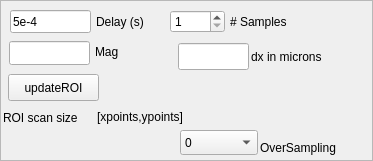
      <widget class="QFrame" name="frame_4">
       <property name="geometry">
        <rect>
         <x>4</x>
         <y>6</y>
         <width>373</width>
         <height>161</height>
        </rect>
       </property>
       <property name="sizePolicy">
        <sizepolicy hsizetype="Expanding" vsizetype="Expanding">
         <horstretch>0</horstretch>
         <verstretch>0</verstretch>
        </sizepolicy>
       </property>
       <property name="frameShape">
        <enum>QFrame::StyledPanel</enum>
       </property>
       <property name="frameShadow">
        <enum>QFrame::Raised</enum>
       </property>
       <widget class="QSpinBox" name="SamplesPerPoint">
        <property name="geometry">
         <rect>
          <x>170</x>
          <y>10</y>
          <width>55</width>
          <height>23</height>
         </rect>
        </property>
        <property name="minimum">
         <number>1</number>
        </property>
        <property name="maximum">
         <number>50</number>
        </property>
        <property name="singleStep">
         <number>1</number>
        </property>
       </widget>
       <widget class="QLabel" name="label_45">
        <property name="geometry">
         <rect>
          <x>230</x>
          <y>13</y>
          <width>72</width>
          <height>17</height>
         </rect>
        </property>
        <property name="text">
         <string># Samples</string>
        </property>
       </widget>
       <widget class="QLabel" name="label_46">
        <property name="geometry">
         <rect>
          <x>96</x>
          <y>13</y>
          <width>63</width>
          <height>17</height>
         </rect>
        </property>
        <property name="text">
         <string>Delay (s) </string>
        </property>
       </widget>
       <widget class="QLabel" name="label_61">
        <property name="geometry">
         <rect>
          <x>95</x>
          <y>43</y>
          <width>29</width>
          <height>17</height>
         </rect>
        </property>
        <property name="text">
         <string>Mag</string>
        </property>
       </widget>
       <widget class="QLineEdit" name="Mag">
        <property name="geometry">
         <rect>
          <x>9</x>
          <y>41</y>
          <width>81</width>
          <height>24</height>
         </rect>
        </property>
        <property name="text">
         <string/>
        </property>
       </widget>
       <widget class="QLineEdit" name="Delay">
        <property name="geometry">
         <rect>
          <x>10</x>
          <y>10</y>
          <width>81</width>
          <height>23</height>
         </rect>
        </property>
        <property name="text">
         <string>5e-4</string>
        </property>
       </widget>
       <widget class="QLineEdit" name="dxMicrons">
        <property name="geometry">
         <rect>
          <x>178</x>
          <y>43</y>
          <width>71</width>
          <height>27</height>
         </rect>
        </property>
        <property name="text">
         <string/>
        </property>
       </widget>
       <widget class="QLabel" name="label_15">
        <property name="geometry">
         <rect>
          <x>251</x>
          <y>48</y>
          <width>92</width>
          <height>17</height>
         </rect>
        </property>
        <property name="text">
         <string>dx in microns</string>
        </property>
       </widget>
       <widget class="QLabel" name="label_24">
        <property name="geometry">
         <rect>
          <x>3</x>
          <y>108</y>
          <width>91</width>
          <height>20</height>
         </rect>
        </property>
        <property name="text">
         <string>ROI scan size</string>
        </property>
       </widget>
       <widget class="QLabel" name="ROIdim">
        <property name="geometry">
         <rect>
          <x>97</x>
          <y>108</y>
          <width>109</width>
          <height>17</height>
         </rect>
        </property>
        <property name="text">
         <string>[xpoints,ypoints]</string>
        </property>
       </widget>
       <widget class="QPushButton" name="updateROI">
        <property name="geometry">
         <rect>
          <x>8</x>
          <y>74</y>
          <width>91</width>
          <height>27</height>
         </rect>
        </property>
        <property name="text">
         <string>updateROI</string>
        </property>
       </widget>
       <widget class="QComboBox" name="OScomboBox">
        <property name="geometry">
         <rect>
          <x>180</x>
          <y>130</y>
          <width>78</width>
          <height>25</height>
         </rect>
        </property>
        <item>
         <property name="text">
          <string>0</string>
         </property>
        </item>
        <item>
         <property name="text">
          <string>2</string>
         </property>
        </item>
        <item>
         <property name="text">
          <string>4</string>
         </property>
        </item>
        <item>
         <property name="text">
          <string>8</string>
         </property>
        </item>
        <item>
         <property name="text">
          <string>16</string>
         </property>
        </item>
        <item>
         <property name="text">
          <string>32</string>
         </property>
        </item>
        <item>
         <property name="text">
          <string>64</string>
         </property>
        </item>
       </widget>
       <widget class="QLabel" name="label_41">
        <property name="geometry">
         <rect>
          <x>260</x>
          <y>140</y>
          <width>91</width>
          <height>16</height>
         </rect>
        </property>
        <property name="text">
         <string>OverSampling</string>
        </property>
       </widget>
      </widget>
